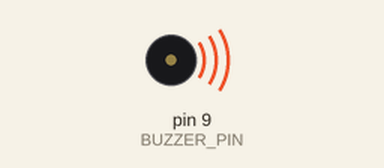
Recording of a sketch running on a simulated Arduino Uno, built with avr-gcc and run on an emulated ATmega328P. Shown: buzzer (waves = sounding).

Above: at 0.9 s.
At 5.2 s:
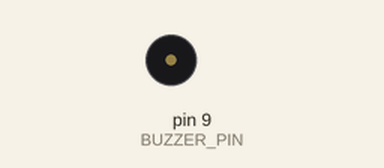
Timing chart, 0 to 10.7 s (numbered marks = the images above):
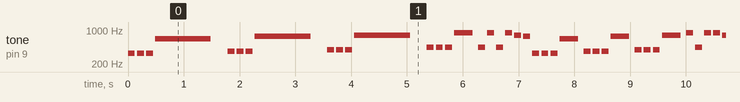

The sketch:

halo2.ino
```cpp
// (licence header left out)
#include "pitches.h"

#define BUZZER_PIN 9

int melody[] = {
  NOTE_E4, NOTE_E4, NOTE_E4, NOTE_E5,
  NOTE_FS4, NOTE_FS4, NOTE_FS4, NOTE_FS5,
  NOTE_G4, NOTE_G4, NOTE_G4, NOTE_G5,
  NOTE_A4, NOTE_A4, NOTE_A4, NOTE_A5,

  NOTE_A4, NOTE_A5, NOTE_A4, NOTE_A5, NOTE_G5, NOTE_FS5,

  NOTE_E4, NOTE_E4, NOTE_E4, NOTE_E5,
  NOTE_FS4, NOTE_FS4, NOTE_FS4, NOTE_FS5,
  NOTE_G4, NOTE_G4, NOTE_G4, NOTE_G5,
  NOTE_A5, NOTE_A4, NOTE_A5, NOTE_A5, NOTE_G5, NOTE_FS5,

  NOTE_E4, NOTE_E4, NOTE_E4, NOTE_E5,
  NOTE_FS4, NOTE_FS4, NOTE_FS4, NOTE_FS5,
  NOTE_G4, NOTE_G4, NOTE_G4, NOTE_G5,
  NOTE_A5, NOTE_A4, NOTE_A5, NOTE_A5, NOTE_G5, NOTE_FS5,

  NOTE_E4, NOTE_E4, NOTE_E4, NOTE_E5
};

int durations[] = {
  8, 8, 8, 1,
  8, 8, 8, 1,
  8, 8, 8, 1,
  8, 8, 8, 3,

  8, 8, 8, 8, 8, 8,

  8, 8, 8, 3,
  8, 8, 8, 3,
  8, 8, 8, 3,
  8, 8, 8, 8, 8, 8,

  8, 8, 8, 3,
  8, 8, 8, 3,
  8, 8, 8, 3,
  8, 8, 8, 8, 8, 8,

  8, 8, 8, 1
};

void setup()
{
  pinMode(BUZZER_PIN, OUTPUT);
}

void loop()
{
  int size = sizeof(durations) / sizeof(int);

  for (int note = 0; note < size; note++) {
    //to calculate the note duration, take one second divided by the note type.
    //e.g. quarter note = 1000 / 4, eighth note = 1000/8, etc.
    int duration = 1000 / durations[note];
    tone(BUZZER_PIN, melody[note], duration);

    //to distinguish the notes, set a minimum time between them.
    //the note's duration + 30% seems to work well:
    int pauseBetweenNotes = duration * 1.30;
    delay(pauseBetweenNotes);

    //stop the tone playing:
    noTone(BUZZER_PIN);
  }
}
```

Measured:
- by itself, tone on pin 9 (BUZZER_PIN): plays 330 Hz for 0.13 s, 330 Hz for 0.13 s, 330 Hz for 0.13 s, 659 Hz for 1.0 s, 370 Hz for 0.13 s, 370 Hz for 0.13 s … (492 notes in this stretch)
